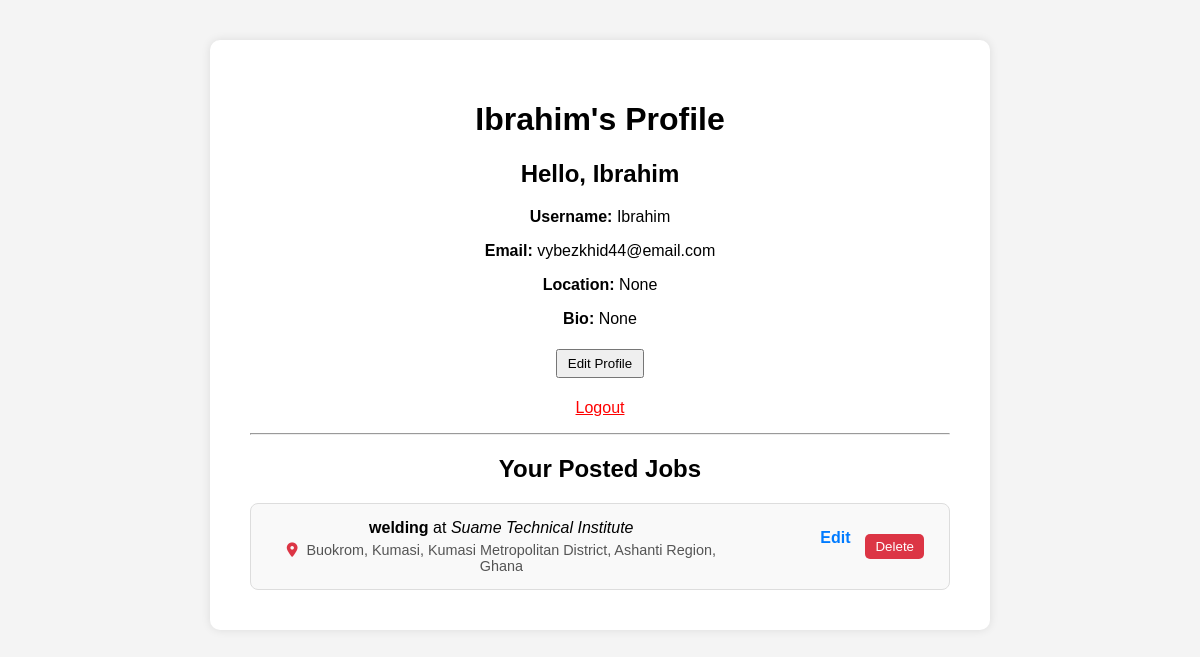
Page /profile (signed in) on the earlier database version.
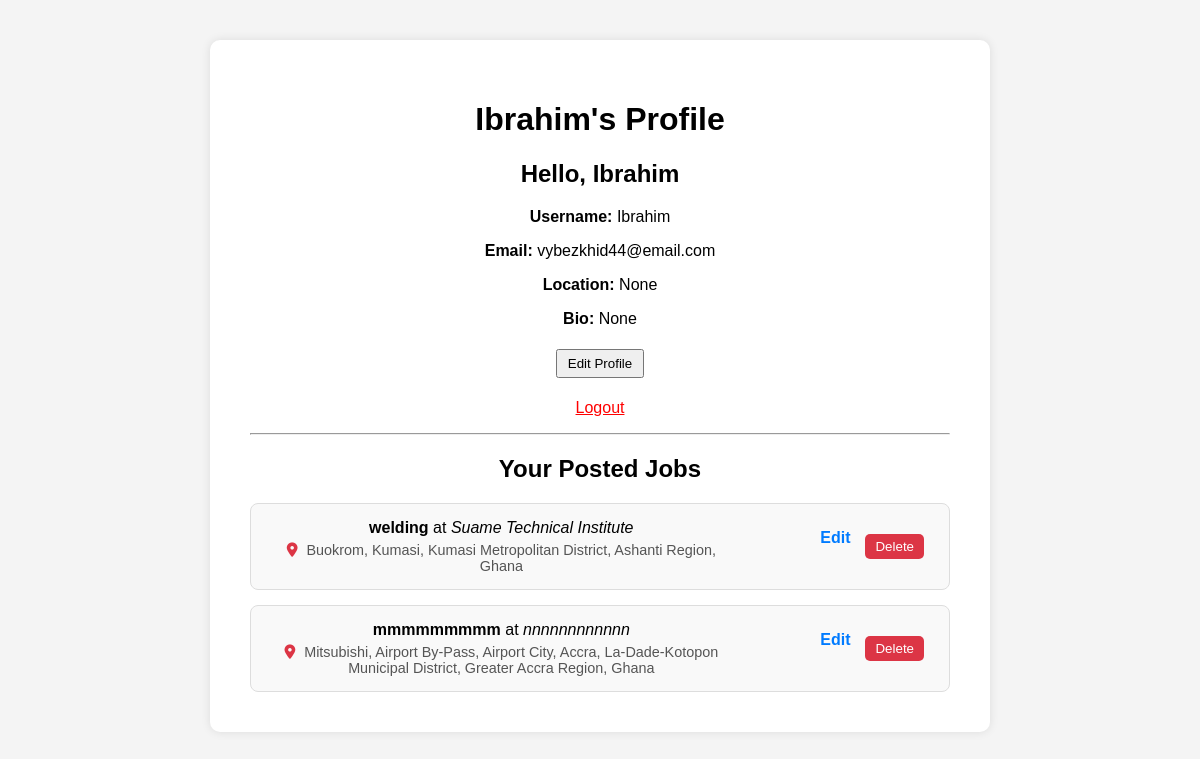
Same page on the later database version.
### models.py (models this page shows)
class Job(db.Model):
    id = db.Column(db.Integer, primary_key=True)
    title = db.Column(db.String(120), nullable=False)
    company = db.Column(db.String(100), nullable=False)
    location = db.Column(db.String(100), nullable=False)
    salary = db.Column(db.Float, nullable=False)
    currency = db.Column(db.String(10), default='USD')
    category = db.Column(db.String(100), nullable=False)
    description = db.Column(db.Text, nullable=False)
    dark_mode = db.Column(db.Boolean, default=False)
    theme = db.Column(db.String(10), default='light')
    latitude = db.Column(db.Float)
    longitude = db.Column(db.Float)
    posted_time = db.Column(db.DateTime, default=datetime.utcnow)
    user_id = db.Column(db.Integer, db.ForeignKey('user.id'), nullable=False)
    applications = db.relationship('Application', backref='job', lazy=True)

### app.py (the view)
@app.route('/profile')
def profile():
    if 'user_id' not in session:
        flash('Login required to view profile.', 'warning')
        return redirect(url_for('login'))
    user = User.query.get(session['user_id'])
    jobs = Job.query.filter_by(user_id=user.id).all()  # if you're showing jobs
    return render_template('profile.html', user=user, jobs=jobs)

### app.py (called while the page is built)
@app.context_processor
def inject_languages():
    return dict(LANGUAGES=app.config['LANGUAGES'])

### templates/profile.html (shortened to what this page needs)
<!DOCTYPE html>
<html>
<head>
    <link rel="stylesheet" href="https://cdnjs.cloudflare.com/ajax/libs/font-awesome/6.4.0/css/all.min.css">
</head>
<body>
    <div class="profile-container">
        <h1>{{ user.username }}'s {{ _('Profile') }}</h1>
        <h2>{{ _('Hello') }}, {{ user.full_name or user.username }}</h2>
        <p><strong>{{ _('Username') }}:</strong> {{ user.username }}</p>
        <p><strong>{{ _('Email') }}:</strong> {{ user.email }}</p>
        <p><strong>{{ _('Location') }}:</strong> {{ user.location }}</p>
        <p><strong>{{ _('Bio') }}:</strong> {{ user.bio }}</p>
        <button onclick="document.getElementById('editForm').style.display='block'">{{ _('Edit Profile') }}</button>
        <p><a href="{{ url_for('logout') }}" style="color: red;">{{ _('Logout') }}</a></p>
        <hr>
        <h2>{{ _('Your Posted Jobs') }}</h2>
        {% if jobs %}
        <div class="job-list">
            {% for job in jobs %}
            <div class="job-card">
                <div class="job-info">
                    <strong>{{ job.title }}</strong> at <em>{{ job.company }}</em>
                    <div class="job-location">
                        <i class="fas fa-map-marker-alt" style="color:#dc3545; margin-right:5px;"></i> {{ job.location }}
                    </div>
                </div>
                <div class="job-actions">
                    <a href="{{ url_for('edit_job', job_id=job.id) }}" class="edit-btn">{{ _('Edit') }}</a>
                    <form action="{{ url_for('delete_job', job_id=job.id) }}" method="POST" style="display:inline;">
                        <button type="submit" class="delete-btn" onclick="return confirm('{{ _('Delete this job?') }}')">
                            {{ _('Delete') }}
                        </button>
                    </form>
                </div>
            </div>
            {% endfor %}
        </div>
        {% else %}
        <p>{{ _("You haven't posted any jobs yet.") }}</p>
        {% endif %}
    </div>
</body>
</html>

Differences in the rows shown:
added Job: title "mmmmmmmmm", company "nnnnnnnnnnnn", location "Mitsubishi, Airport By-Pass, Airport City, Accra, La-Dade-Kotopon Municipal District, Greater Accra Region, Ghana"
